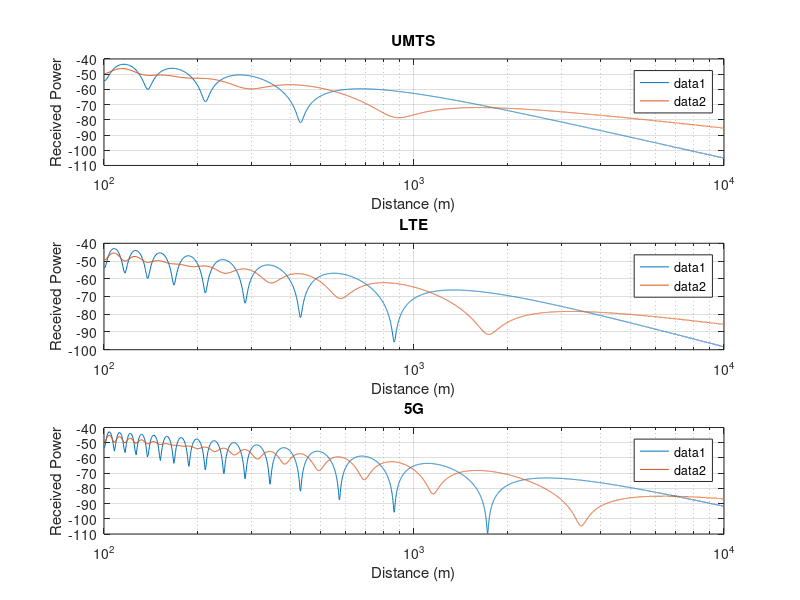
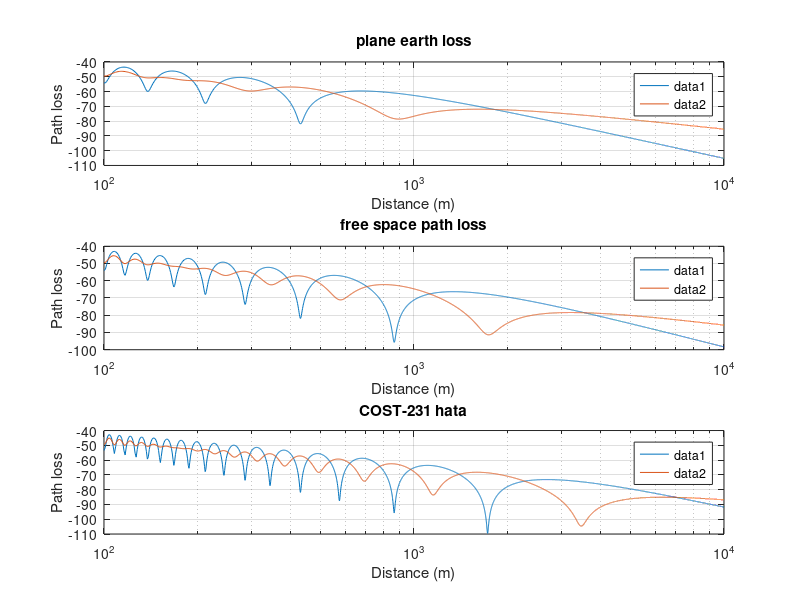

The MATLAB source for these figures, in order:
% Constants
frequencies = [900e6, 1800e6, 3600e6]; % UMTS, LTE, 5G frequencies
model_names = {'UMTS', 'LTE', '5G'}
loss_model_names = {'plane earth loss', 'free space path loss', 'COST-231 hata'}
ht = 40; % Transmitter antenna height in meters
hr = 1.8;  % Receiver antenna height in meters
epsilon_r = 17.2; % Relative permittivity of the ground
c = 3e8;

Cm = 15; %dB

% For plotting
counter = 0;

% Plotting for each frequency
for f = frequencies
    lambda = c / f; % Wavelength
    
    counter = counter + 1;
    Ev_vals = [];
    Eh_vals = [];

    distances = []; % points from 100m to 10km

    k = (2*pi)/(c/f);
    for d = 100:1:10000
        distances  = [distances, d];

        beta_angle = atan((ht + hr) / d);
        R1 = (ht/sin(beta_angle));
        R2 = (hr/sin(beta_angle));
        Rd = sqrt((ht - hr)^2 + d^2);
        Ri = R1 + R2;
        delta = Ri - Rd;

        Rv = (-(epsilon_r*sin(beta_angle)) + sqrt(epsilon_r - cos(beta_angle).^2)) / ((epsilon_r*sin(beta_angle)) + sqrt(epsilon_r - cos(beta_angle).^2));
        Rh = (sin(beta_angle)) - sqrt(epsilon_r - cos(beta_angle).^2) / ((sin(beta_angle)) + sqrt(epsilon_r - cos(beta_angle).^2));

        E0 = (exp(-j*k*Rd)) / Rd;
        Ev = E0 * (1 + Rv*exp(-j*k*delta));
        Eh = E0 * (1 + Rh*exp(-j*k*delta));

        Ev_vals = [Ev_vals, 10*log(abs(Ev))];
        Eh_vals = [Eh_vals, 10*log(abs(Eh))];
        
    end

    figure(1);
    subplot(3, 1, counter);
    semilogx(distances, Eh_vals)
    hold on;
    semilogx(distances, Ev_vals);
    title(model_names(counter));
    xlabel('Distance (m)');
    ylabel('Received Power');
    legend('show');
    grid on;

    figure(2);
    subplot(3, 1, counter);
    semilogx(distances, Eh_vals)
    hold on;
    semilogx(distances, Ev_vals);
    title(loss_model_names(counter));
    xlabel('Distance (m)');
    ylabel('Path loss');
    legend('show');
    grid on;
    hold off;
end

